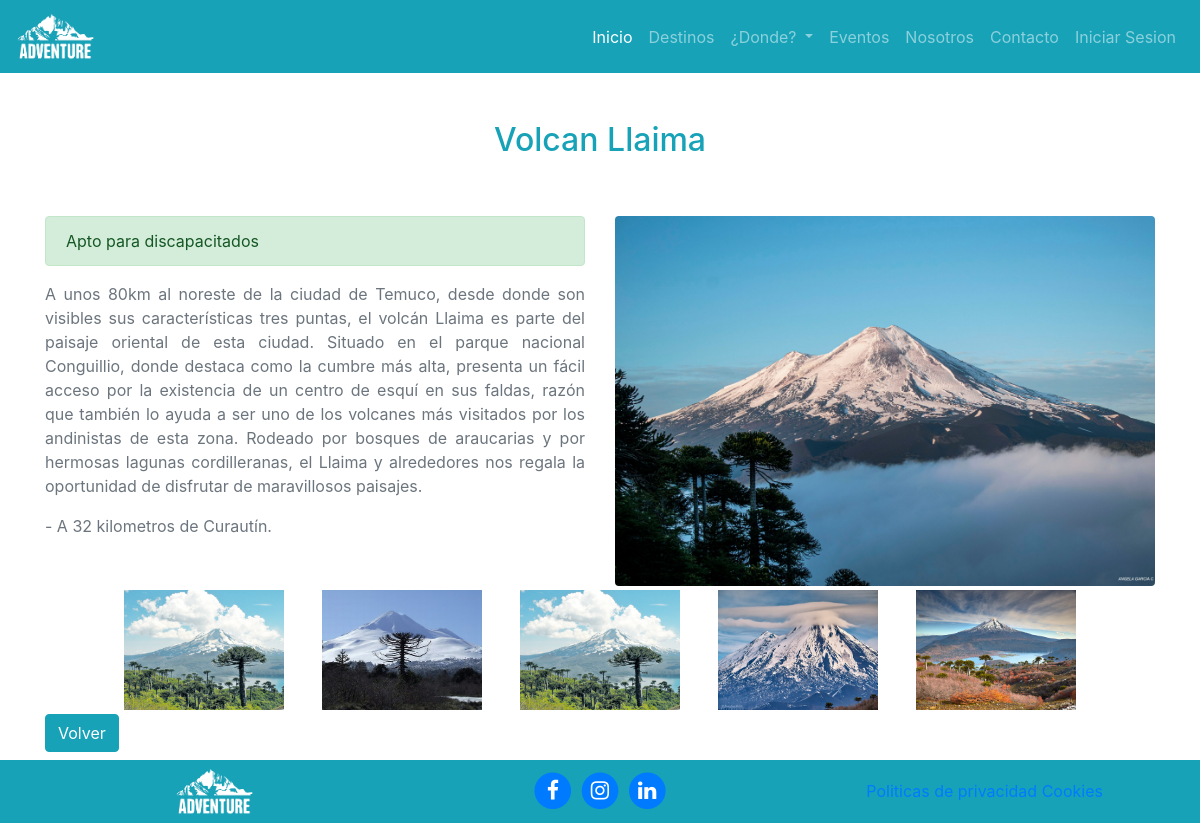
The app's page /administration/destinationDetailUser/3/ with its own data.
### destinations/models.py (models this page shows, shortened)
class Destinations(models.Model):
    id_destination = models.AutoField(primary_key=True)
    name = models.CharField( verbose_name="Nombre Destino",max_length=50)
    mainImage = models.ImageField(verbose_name="Imagen Portada", upload_to='destinations',blank=True, null=True)
    image1 = models.ImageField(verbose_name="Imagen 1", upload_to='destinations',blank=True, null=True,)
    image2 = models.ImageField(verbose_name="Imagen 2", upload_to='destinations',blank=True, null=True,)
    image3 = models.ImageField(verbose_name="Imagen 3", upload_to='destinations',blank=True, null=True,)
    image4 = models.ImageField(verbose_name="Imagen 4", upload_to='destinations',blank=True, null=True,)
    image5 = models.ImageField(verbose_name="Imagen 5", upload_to='destinations',blank=True, null=True,)
    distance = models.IntegerField(verbose_name="Distancia de Curacautín (Kilometros)")
    suitable_disabled = models.BooleanField(verbose_name="¿Apto para discapacitado?",default=False)
    description = models.TextField(verbose_name="descripcion")
    created = models.DateTimeField(auto_now_add=True, verbose_name="Fecha de creación")
    updated = models.DateTimeField(auto_now=True, verbose_name="Fecha de edición")
    class Meta:
        verbose_name = "Destino"
        verbose_name_plural = "Destinos"
        ordering = ['-created']

### pages/models.py (models this page shows)
class Pages(models.Model):
    title = models.CharField(verbose_name="Titulo", max_length=200)
    content = models.TextField(verbose_name="Contenido", null=False, blank=False)
    created = models.DateTimeField(auto_now_add=True, verbose_name="Fecha de creacion")
    updated = models.DateTimeField(auto_now=True, verbose_name="Fecha de actualizacion")

### destinations/views.py (the view)
# urls.py: path('destinationDetailUser/<int:id_destination>/', DestinationDetailViewUser.as_view(), name="destination-detail-user"),
class DestinationDetailViewUser(DetailView):
    model = Destinations
    template_name = "destinations/destinations_detail_user.html"
    context_object_name = 'destination'
    def get_object(self, queryset=None):
        id_destination = self.kwargs.get('id_destination')
        return self.model.objects.get(id_destination=id_destination)

### pages/templatetags/pages_extras.py (called while the page is built)
@register.simple_tag
def get_page_list():
    pages = Pages.objects.all()
    return pages

### social/processors.py (called while the page is built)
def context_dict(request):
    context = {}
    links = Social.objects.all()
    for link in links:
        context[link.name_key] = link.url
    return context

### destinations/templates/destinations/destinations_detail_user.html (shortened to what this page needs)
{% extends 'core/base_detail.html' %}
{% load static %}
{% block extra_head %}
href="{% static 'core/css/destinations.css' %}"
{% endblock %}
{% block content %}
<section class="container">
    <div class="row">
        <div class="col-12 text-center my-5">
            <h2 class="text-info">{{destination.name}}</h2>
        </div>
    </div>
    <div class="row">
        <article class="col-12 col-lg-6">
            {%if destination.suitable_disabled == True %}
                <p class="alert alert-success" role="alert">Apto para discapacitados</p>
            {% elif destination.suitable_disabled == False %}
                <p class="alert alert-warning" role="alert">No apto para discapacitados</p>
            {% endif%}
            <p class="text-muted p_info">
                {{destination.description}}
            </p>
            <p class="text-muted p_info">- A {{destination.distance}} kilometros de Curautín.</p>
        </article>
        <div class="col-12 col-lg-6 ful-img" id="fulImgBox">
            <img src="{{destination.mainImage.url}}" class="img-fluid shadow mb-5 bg-body rounded" id="fulImg" alt="...">
        </div>
    </div>
    <div class="row box-imgages d-flex justify-content-center">
        {% if destination.image1 %}
            <img src="{{ destination.image1.url }}" class="img-fluid col-3 col-lg-2 m-1" onclick="updateImages('{{ destination.image1.url }}')" alt="imagen destino">
        {% endif %}
        {% if destination.image2 %}
            <img src="{{ destination.image2.url }}" class="img-fluid col-3 col-lg-2 m-1" onclick="updateImages('{{ destination.image2.url }}')" alt="imagen destino">
        {% endif %}
        {% if destination.image3 %}
            <img src="{{ destination.image3.url }}" class="img-fluid col-3 col-lg-2 m-1" onclick="updateImages('{{ destination.image3.url }}')" alt="imagen destino">
        {% endif %}
        {% if destination.image4 %}
            <img src="{{ destination.image4.url }}" class="img-fluid col-3 col-lg-2 m-1" onclick="updateImages('{{ destination.image4.url }}')" alt="imagen destino">
        {% endif %}
        {% if destination.image5 %}
            <img src="{{ destination.image5.url }}" class="img-fluid col-3 col-lg-2 m-1" onclick="updateImages('{{ destination.image5.url }}')" alt="imagen destino">
        {% endif %}
    </div>
    <a href="{% url 'destinations:destination-list-user' %}" class="btn btn-info mb-2">Volver</a>
</section>
{% endblock %}

### core/templates/core/base_detail.html (shortened to what this page needs)
<!DOCTYPE html>
<html lang="es">
{% load static %}
<head>
  <link href='https://unpkg.com/boxicons@2.1.4/css/boxicons.min.css' rel='stylesheet'>
  <link href="{% static 'core/vendor/bootstrap/css/bootstrap.min.css' %}" rel="stylesheet">
  <link href="{% static 'core/vendor/font-awesome/css/font-awesome.min.css' %}" rel="stylesheet" type="text/css">
  <link {% block extra_head %}{% endblock %} rel="stylesheet">
</head>
<body>
  <header class="header white">
    <nav class="navbar navbar-expand-md navbar-dark bg-info">
      <a class="navbar-brand" href="#">
        <img src="{% static 'core/img/logo-page.png'%}" alt="Logo Pagina Curacautin" class="img-logo-page">
      </a>
      <div class="collapse navbar-collapse text-capitalize" id="navbarNav">
        <ul class="navbar-nav ml-auto">
          <li class="nav-item active">
            <a class="nav-link" href="{% url "index" %}">Inicio</a>
          </li>
          <li class="nav-item">
            <a class="nav-link" href="{% url "destinations:destination-list-user" %}">Destinos</a>
          </li>
          <li class="nav-item dropdown">
            <a class="nav-link dropdown-toggle" href="#" id="destinosDropdown" role="button" data-toggle="dropdown"
              aria-haspopup="true" aria-expanded="false">
              ¿Donde?
            </a>
          </li>
          <li class="nav-item">
            <a class="nav-link" href="{% url "events:event-list-user" %}">Eventos</a>
          </li>
          <li class="nav-item">
            <a class="nav-link" href="{% url "us" %}">Nosotros</a>
          </li>
          <li class="nav-item">
            <a class="nav-link" href="{% url "contact" %}">Contacto</a>
          </li>
          <li class="nav-item">
            <a class="nav-link" href="{% url 'login' %}">Iniciar Sesion</a>
          </li>
        </ul>
      </div>
    </nav>
  </header>
  {% block content %}{% endblock %}
  <footer class="bg-info text-white">
    <div class="container text-white p-2">
      <div class="row d-flex align-items-center justify-content-md-center">
        <a href="" class="col-md-2 col-lg-4 text-center">
          <img src="{% static 'core/img/logo-page.png' %}" alt="" class="img-logo-page">
        </a>
        <div class=" col-md-2 col-lg-4 text-center">
          <p class="m-0">
            {% if LINK_FACEBOOK %}
              <a href="{{LINK_FACEBOOK}}" class="link" target="_blamk">
                <span class="fa-stack fa-lg">
                  <i class="fa fa-circle fa-stack-2x"></i>
                  <i class="fa fa-facebook fa-stack-1x fa-inverse"></i>
                </span>
              </a>
            {% endif %}
            {% if LINK_INSTAGRAM %}
              <a href="{{LINK_INSTAGRAM}}" class="link" target="_blamk">
                <span class="fa-stack fa-lg">
                  <i class="fa fa-circle fa-stack-2x"></i>
                  <i class="fa fa-instagram fa-stack-1x fa-inverse"></i>
                </span>
              </a>
            {% endif %}
            {% if LINK_LINKEDIN %}
              <a href="{{LINK_LINKEDIN}}" class="link" target="_blamk">
                <span class="fa-stack fa-lg">
                  <i class="fa fa-circle fa-stack-2x"></i>
                  <i class="fa fa-linkedin fa-stack-1x fa-inverse"></i>
                </span>
              </a>
            {% endif %}
          </p>
        </div>
        <div class=" col-md-8 col-lg-4 text-center">
          {% load pages_extras %}
          {% get_page_list as page_list %}
          {% for page in  page_list %}
          <a href="{% url 'pages:page-template' page.id %}" class="text-reset">{{page.title}}</a>
          {% endfor%}
        </div>
      </div>
    </div>
  </footer>
</body>
</html>

### core/static/core/css/destinations.css (style rules this page uses)
.header { background-image: url(../img/bg-header-destinations.jpg) ; background-position: center; background-size: cover; }
.img-logo-page { width: 80px; }
.ful-img { width: 570px; height: 370px; }
.ful-img img { width: 100%; height: 100%; object-fit: cover; }
.box-imgages img { cursor: pointer; }
.p_info { text-align: justify; }

### records on screen
Destinations: name "Volcan Llaima", description "A unos 80km al noreste de la ciudad de Temuco, desde donde son visibles sus características tres puntas, el volcán Llaima es parte del paisaje oriental de esta ciudad. Situado en el parque nacional Conguillio, donde destaca como la cumbre más alta, presenta un fácil acceso por la existencia de un centro de esquí en sus faldas, razón que también lo ayuda a ser uno de los volcanes más visitados por los andinistas de esta zona. Rodeado por bosques de araucarias y por hermosas lagunas cordilleranas, el Llaima y alrededores nos regala la oportunidad de disfrutar de maravillosos paisajes.", distance "32", mainImage (picture), image1 (picture), image2 (picture), image3 (picture), image4 (picture), image5 (picture)
Pages: title "Politicas de privacidad"
Pages: title "Cookies"
